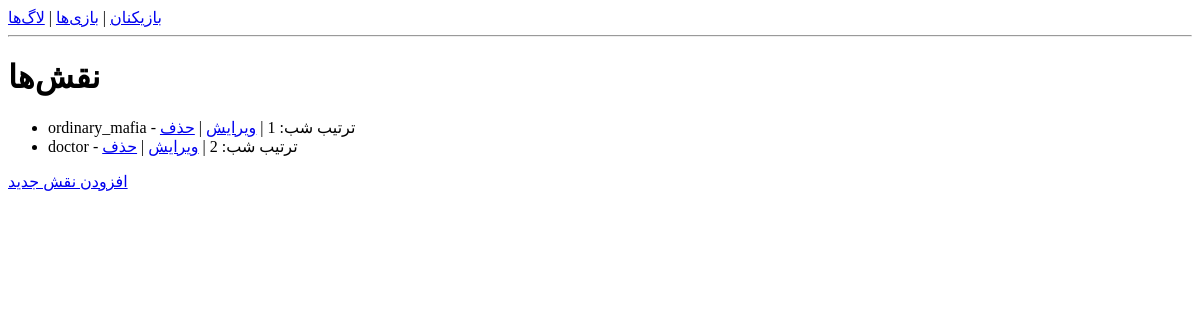
The page /roles/ on the database as committed earlier.
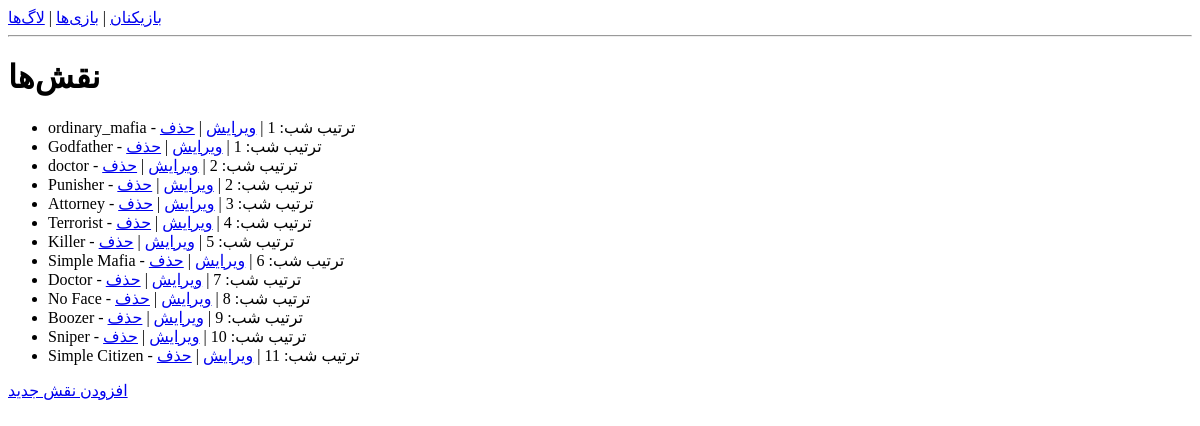
The same page on the database as committed later.
### roles/models.py (models this page shows, shortened)
class Role(models.Model):
    name = models.CharField(max_length=100)
    description = models.TextField(blank=True, null=True)
    is_mafia = models.BooleanField(default=False)
    order = models.IntegerField(help_text="ترتیب بیدار شدن در شب")

### roles/views.py (the view)
# urls.py: path('', views.role_list, name='list'),
def role_list(request):
    roles = Role.objects.all().order_by('order')
    return render(request, 'roles/role_list.html', {'roles': roles})

### roles/templates/roles/role_list.html
{% extends 'base.html' %}
{% block content %}
<h1>نقش‌ها</h1>
<ul>
  {% for role in roles %}
    <li>
      {{ role.name }} - ترتیب شب: {{ role.order }} |
      <a href="{% url 'roles:edit' role.pk %}">ویرایش</a> |
      <a href="{% url 'roles:delete' role.pk %}">حذف</a>
    </li>
  {% endfor %}
</ul>
<a href="{% url 'roles:create' %}">افزودن نقش جدید</a>
{% endblock %}

### templates/base.html (shortened to what this page needs)
<!DOCTYPE html>
<html lang="fa">
<head>
</head>
<body>
    <nav>
        <a href="/players/">بازیکنان</a> |
        <a href="/games/">بازی‌ها</a> |
        <a href="/logs/">لاگ‌ها</a>
    </nav>
    <hr>
    {% block content %}{% endblock %}
</body>
</html>

Rows that differ between the two databases and show on the page:
added Role: name "Godfather"
added Role: name "Punisher"
added Role: name "Attorney"
added Role: name "Terrorist"
added Role: name "Killer"
added Role: name "Simple Mafia"
added Role: name "Doctor"
added Role: name "No Face"
added Role: name "Boozer", order "9"
added Role: name "Sniper"
added Role: name "Simple Citizen"
